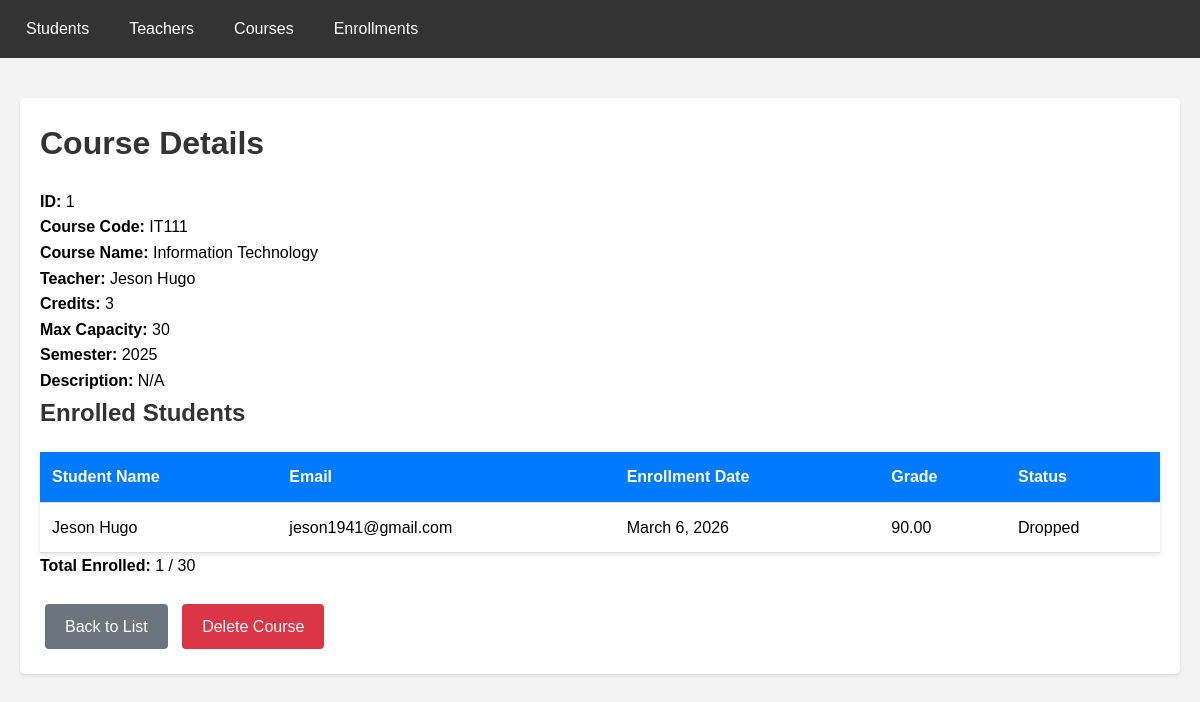
The page /courses/1/ on the database its author committed.
### school/models.py (models this page shows, shortened)
class Course(models.Model):
    course_id = models.AutoField(primary_key=True)
    course_name = models.CharField(max_length=150)
    course_code = models.CharField(max_length=20, unique=True)
    teacher = models.ForeignKey(
        Teacher,
        on_delete=models.SET_NULL,
        null=True,
        related_name='courses'
    )
    description = models.TextField(blank=True, null=True)
    credits = models.IntegerField(validators=[MinValueValidator(1)])
    max_capacity = models.IntegerField(default=30)
    semester = models.CharField(max_length=50, blank=True, null=True)
    class Meta:
        db_table = 'course'
        ordering = ['course_code']

class Teacher(models.Model):
    teacher_id = models.AutoField(primary_key=True)
    first_name = models.CharField(max_length=100)
    last_name = models.CharField(max_length=100)
    email = models.EmailField(max_length=150, unique=True)
    phone = models.CharField(max_length=15, blank=True, null=True)
    department = models.CharField(max_length=100, blank=True, null=True)
    specialization = models.CharField(max_length=50, blank=True, null=True)
    hire_date = models.DateField()
    class Meta:
        db_table = 'teacher'
        ordering = ['last_name', 'first_name']
    def __str__(self):
        return f"{self.first_name} {self.last_name}"

class Enrollment(models.Model):
    ENROLLMENT_STATUS_CHOICES = [
        ('enrolled', 'Enrolled'),
        ('completed', 'Completed'),
        ('dropped', 'Dropped'),
        ('failed', 'Failed'),
    ]
    enrollment_id = models.AutoField(primary_key=True)
    student = models.ForeignKey(
        Student,
        on_delete=models.CASCADE,
        related_name='enrollments'
    )
    course = models.ForeignKey(
        Course,
        on_delete=models.CASCADE,
        related_name='enrollments'
    )
    enrollment_date = models.DateField(auto_now_add=True)
    grade = models.DecimalField(
        max_digits=5,
        decimal_places=2,
        blank=True,
        null=True,
        validators=[MinValueValidator(0), MaxValueValidator(100)]
    )
    status = models.CharField(
        max_length=10,
        choices=ENROLLMENT_STATUS_CHOICES,
        default='enrolled'
    )
    class Meta:
        db_table = 'enrollment'
        unique_together = ['student', 'course']
        ordering = ['-enrollment_date']

class Student(models.Model):
    STATUS_CHOICES = [
        ('active', 'Active'),
        ('inactive', 'Inactive'),
        ('graduated', 'Graduated'),
    ]
    student_id = models.AutoField(primary_key=True)
    first_name = models.CharField(max_length=100)
    last_name = models.CharField(max_length=100)
    email = models.EmailField(max_length=150, unique=True)
    phone = models.CharField(max_length=15, blank=True, null=True)
    date_of_birth = models.DateField(blank=True, null=True)
    enrollment_date = models.DateField()
    status = models.CharField(
        max_length=10,
        choices=STATUS_CHOICES,
        default='active'
    )
    class Meta:
        db_table = 'student'
        ordering = ['last_name', 'first_name']

### school/views.py (the view)
# urls.py: path('courses/<int:pk>/', views.course_detail, name='course_detail'),
def course_detail(request, pk):
    course = get_object_or_404(Course, pk=pk)
    enrollments = course.enrollments.select_related('student').all()
    return render(request, 'courses/course_detail.html', {
        'course': course,
        'enrollments': enrollments
    })

### school/templates/courses/course_detail.html (shortened to what this page needs)
{% extends 'base.html' %}
{% block content %}
<div class="card">
    <h1>Course Details</h1>
    <p><strong>ID:</strong> {{ course.course_id }}</p>
    <p><strong>Course Code:</strong> {{ course.course_code }}</p>
    <p><strong>Course Name:</strong> {{ course.course_name }}</p>
    <p><strong>Teacher:</strong> {{ course.teacher|default:"No teacher assigned" }}</p>
    <p><strong>Credits:</strong> {{ course.credits }}</p>
    <p><strong>Max Capacity:</strong> {{ course.max_capacity }}</p>
    <p><strong>Semester:</strong> {{ course.semester|default:"N/A" }}</p>
    <p><strong>Description:</strong> {{ course.description|default:"No description" }}</p>
    <h2>Enrolled Students</h2>
    {% if enrollments %}
        <table>
            <thead>
                <tr>
                    <th>Student Name</th>
                    <th>Email</th>
                    <th>Enrollment Date</th>
                    <th>Grade</th>
                    <th>Status</th>
                </tr>
            </thead>
            <tbody>
                {% for enrollment in enrollments %}
                <tr>
                    <td>{{ enrollment.student.first_name }} {{ enrollment.student.last_name }}</td>
                    <td>{{ enrollment.student.email }}</td>
                    <td>{{ enrollment.enrollment_date }}</td>
                    <td>{{ enrollment.grade|default:"N/A" }}</td>
                    <td>{{ enrollment.get_status_display }}</td>
                </tr>
                {% endfor %}
            </tbody>
        </table>
        <p><strong>Total Enrolled:</strong> {{ enrollments|length }} / {{ course.max_capacity }}</p>
    {% else %}
        <p>No students enrolled yet.</p>
    {% endif %}
    <div style="margin-top: 20px;">
        <a href="{% url 'course_list' %}" class="btn btn-secondary">Back to List</a>
        <a href="{% url 'course_delete' course.pk %}" class="btn btn-danger">Delete Course</a>
    </div>
</div>
{% endblock %}

### school/templates/base.html (style rules this page uses)
* { margin: 0; padding: 0; box-sizing: border-box; }
body { font-family: Arial, sans-serif; line-height: 1.6; background-color: #f4f4f4; }
.btn { display: inline-block; padding: 10px 20px; background-color: #007bff; color: white; text-decoration: none; border: none; border-radius: 4px; cursor: pointer; margin: 5px; }
.btn-danger { background-color: #dc3545; }
.btn-secondary { background-color: #6c757d; }
table { width: 100%; background-color: white; border-collapse: collapse; margin-top: 20px; box-shadow: 0 2px 4px rgba(0,0,0,0.1); }
th, td { padding: 12px; text-align: left; border-bottom: 1px solid #ddd; }
th { background-color: #007bff; color: white; }
.card { background-color: white; padding: 20px; border-radius: 5px; box-shadow: 0 2px 4px rgba(0,0,0,0.1); margin-bottom: 20px; }
h1, h2, h3 { margin-bottom: 20px; color: #333; }

### rows shown on the page
Course: course_id "1", course_code "IT111", course_name "Information Technology", teacher "Jeson Hugo", credits "3", max_capacity "30", semester "2025", description "N/A"
Enrollment: student.first_name "Jeson", student.last_name "Hugo", student.email "jeson1941@gmail.com", enrollment_date "March 6, 2026", grade "90.00", status "Dropped"

### other values the page prints
{{ enrollments|length }} "1"
